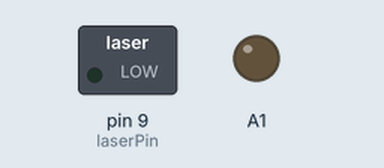
Simulated run of this sketch. Board: Arduino Uno, built with avr-gcc and run on an emulated ATmega328P. Parts: switched loads named in the sketch (green lamp = pin HIGH), output pins drawn as LEDs (lit = HIGH). At 10.5 s the program stops and its outputs stay as they are.

Above: at 0.22 s.
At 8.3 s:
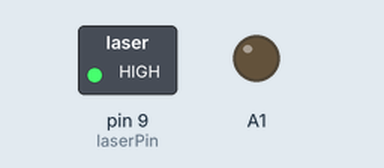
At 10.6 s:
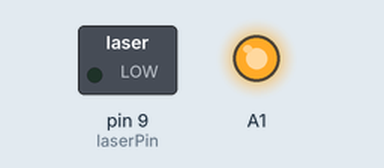
Timing chart, 0 to 12.0 s (numbered marks = the images above):
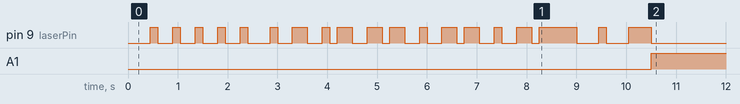

The sketch:

LBC_Transmitter.ino
```cpp
const int laserPin = 9;
const int bitDelay = 150;
const char *message = "Hello"; // CHANGE YOUR MESSAGE HERE

void sendBit(bool bitVal){ // SETS LASER TO ON OR OFF DEPENDING ON VALUE OF BIT 1 OR 0
  digitalWrite(laserPin, bitVal ? HIGH : LOW);
  delay(bitDelay);
}

void sendByte(byte data){ // SENDS EACH BYTE

  sendBit(0); // START BIT

  for(int i=7;i>=0;i--){
    sendBit(bitRead(data,i));
  }

  sendBit(1); // STOP BIT
}

void sendMessage(const char *msg){

  sendByte('$');  // start marker

  while(*msg){
    sendByte(*msg++);
  }

  sendByte('#');  // end marker
}

void setup(){ // SETUP
  pinMode(laserPin,OUTPUT);
  digitalWrite(laserPin,LOW);
}

void loop(){
  sendMessage(message); // SENDS THE MESSAGE

  digitalWrite(laserPin,LOW); // TURNS THE LASER OFF
  analogWrite(A1, 255); // TURNS ON THE LED TO SHOW THE MESSAGE IS COMPLETED

  while(true){}
}
```

Measured:
- by itself, pin 9 (laserPin): LOW → HIGH at 0.45 s, → LOW 0.15 s later, → HIGH 0.30 s later, → LOW 0.15 s later, … (38 changes in this stretch)
- by itself, A1: LOW → HIGH at 10.5 s
